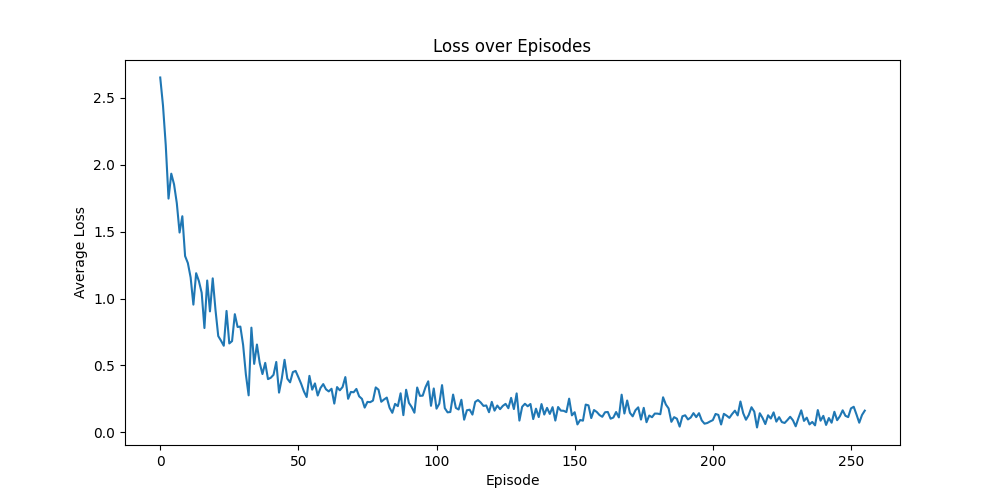
#> input picture beavers-python/cli/loss_good_run.png, 1000 x 500 px
$ python tile_splitter.py ../../beavers-python/cli/loss_good_run.png --width 100 --height 100
#> lines starting #> are read from the running program, lines starting #| are printed output that depends on the picture
#!/usr/bin/env python3

import argparse
import os

try:
    from PIL import Image
except ImportError:
    print("Error: PIL (Pillow) is required. Install it with: pip install Pillow")
    exit(1)


def split_image(image_path, chunk_width, chunk_height):
    # Open the image
#> called with chunk_width = 100, chunk_height = 100
    img = Image.open(image_path)
#> img is the input picture: PIL image 1000x500 RGBA; mean R, G, B, A 250.4, 251.3, 252, 255
    img_width, img_height = img.size
#> img_width = 1000; img_height = 500

    # Calculate number of chunks
    num_chunks_x = img_width // chunk_width
#> num_chunks_x = 10
    num_chunks_y = img_height // chunk_height
#> num_chunks_y = 5

    # Base name for output files
    base_name = os.path.splitext(os.path.basename(image_path))[0]

    # Split and save chunks
    for y in range(num_chunks_y):
        for x in range(num_chunks_x):
            left = x * chunk_width
            upper = y * chunk_height
            right = left + chunk_width
            lower = upper + chunk_height

            # Crop the chunk
            chunk = img.crop((left, upper, right, lower))

            # Save the chunk
            chunk_filename = f"{base_name}_chunk_{x}_{y}.png"
            chunk.save(os.path.join(
                os.path.dirname(image_path), chunk_filename))
            print(f"Saved: {chunk_filename}")
#> this loop made 5 passes
#> pass 1, in split_image, `chunk.save(os.path.join( os.path.dirname(image_path), chunk_filename))`:
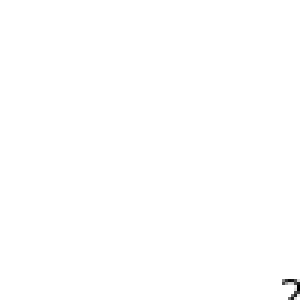
#> saved as loss_good_run_chunk_0_0.png: PIL image 100x100 RGBA (shown 3 times larger); mean R, G, B, A 254.6, 254.6, 254.6, 255
#> pass 1, in split_image, `chunk.save(os.path.join( os.path.dirname(image_path), chunk_filename))`:
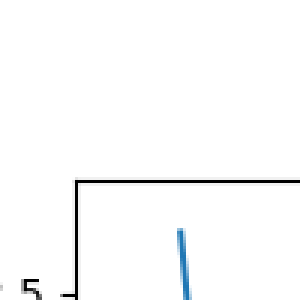
#> saved as loss_good_run_chunk_1_0.png: PIL image 100x100 RGBA (shown 3 times larger); mean R, G, B, A 250.1, 250.5, 250.8, 255
#> pass 1, in split_image, `chunk.save(os.path.join( os.path.dirname(image_path), chunk_filename))`:
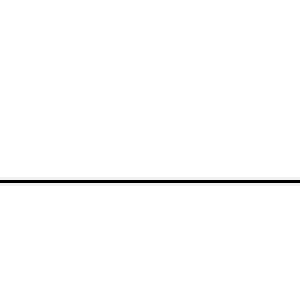
#> saved as loss_good_run_chunk_2_0.png: PIL image 100x100 RGBA (shown 3 times larger); mean R, G, B, A 252.2, 252.2, 252.2, 255
#> pass 1, in split_image, `chunk.save(os.path.join( os.path.dirname(image_path), chunk_filename))`:
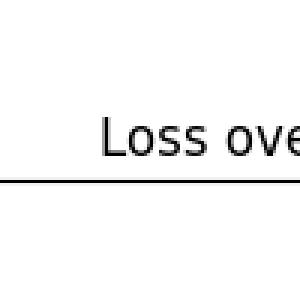
#> saved as loss_good_run_chunk_4_0.png: PIL image 100x100 RGBA (shown 3 times larger); mean R, G, B, A 246.6, 246.6, 246.6, 255


if __name__ == "__main__":
    parser = argparse.ArgumentParser(description="Split an image into chunks.")
    parser.add_argument("image_path", help="Path to the input image file.")
    parser.add_argument("-W", "--width", type=int,
                        required=True, help="Width of each chunk.")
    parser.add_argument("-H", "--height", type=int,
                        required=True, help="Height of each chunk.")

    args = parser.parse_args()

    split_image(args.image_path, args.width, args.height)
